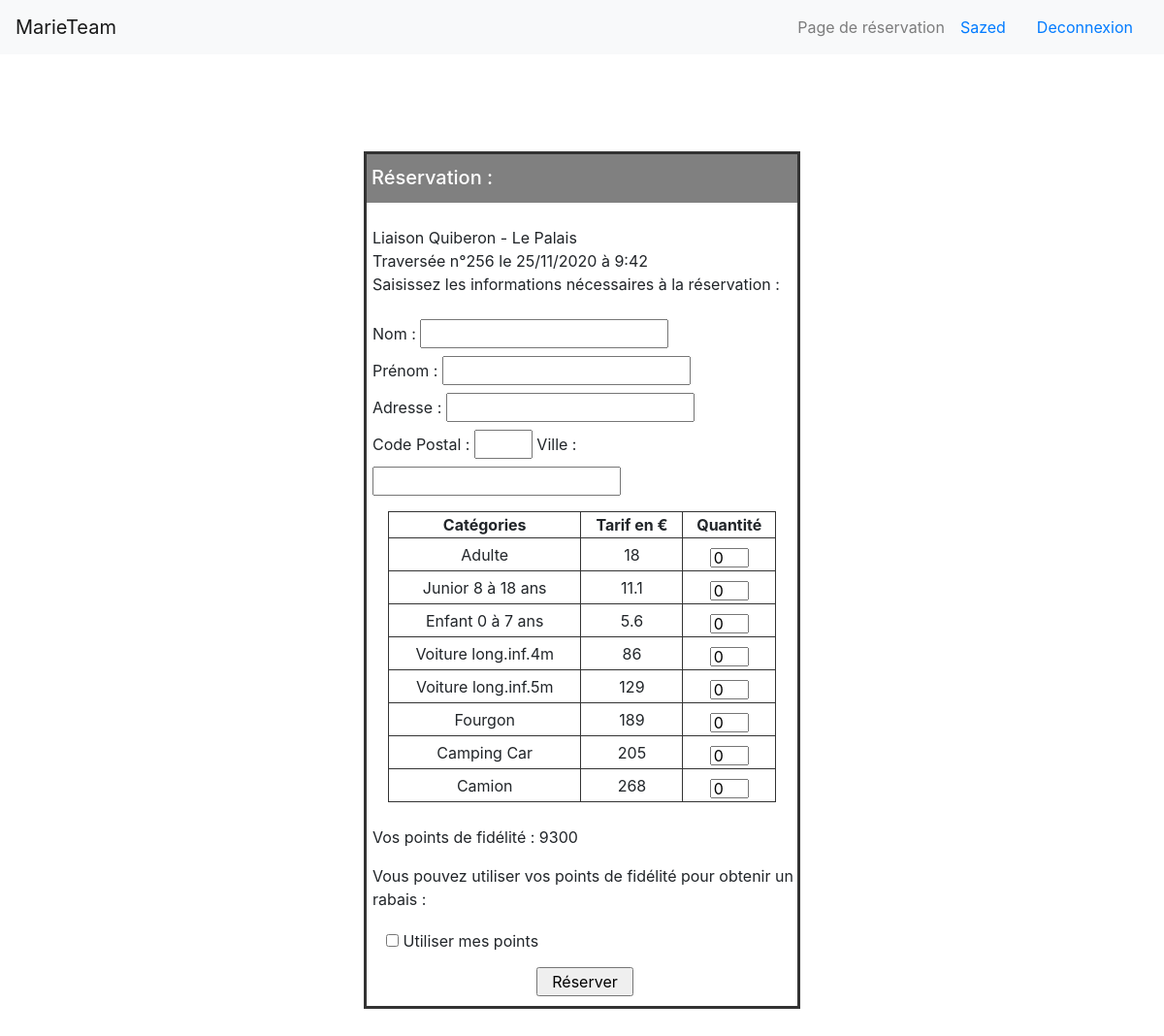
The app's page /Reservation.php?reservation=256 (signed in) with its own data.
### tables this page shows
CREATE TABLE IF NOT EXISTS `port` (
  `idPort` int(11) NOT NULL,
  `nom` varchar(50) NOT NULL,
  PRIMARY KEY (`idPort`)
);

CREATE TABLE IF NOT EXISTS `traversee` (
  `numTrav` int(11) NOT NULL,
  `date` date NOT NULL,
  `heure` varchar(50) NOT NULL,
  `idBateau` int(11) NOT NULL,
  `code` int(11) NOT NULL,
  PRIMARY KEY (`numTrav`),
  KEY `TRAVERSEE_BATEAU_FK` (`idBateau`),
  KEY `TRAVERSEE_LIAISON0_FK` (`code`)
);

CREATE TABLE IF NOT EXISTS `tarifer` (
  `dateDeb` date NOT NULL,
  `code` int(11) NOT NULL,
  `tarif` double NOT NULL,
  `numType` int(11) NOT NULL,
  PRIMARY KEY (`dateDeb`,`code`,`numType`),
  KEY `TARIFER_LIAISON0_FK` (`code`),
  KEY `numType` (`numType`)
);

CREATE TABLE IF NOT EXISTS `utilisateur` (
  `code_uti` int(11) NOT NULL AUTO_INCREMENT,
  `nom_uti` varchar(50) NOT NULL,
  `mdp_uti` varchar(50) NOT NULL,
  `pt_fid` int(11) NOT NULL,
  PRIMARY KEY (`code_uti`)
);

### Reservation.php (the view, shortened to what this page needs)
<!doctype html>
<html>
	<head>
		<link rel="stylesheet" href="bootstrap.css">
		<link rel="stylesheet" href="reservation.css">
	</head>
		<?php
			try{
				$bdd = new PDO('mysql:host=localhost;dbname=marieteam;charset=utf8','root','');
			}
			catch(Exception $e){
				die('Erreur : ' .$e->getMessage());
			}
		?>
	<body>
		<?php if(isset($_SESSION['username'])){ ?>
		<nav class="navbar navbar-expand-lg navbar-light bg-light">
			<a class="navbar-brand" href="index.php">MarieTeam</a>
			<div class="collapse navbar-collapse" id="navbarSupportedContent">
				<span class="navbar-text">
				Page de réservation
				</span>
			<?php if(!isset($_SESSION['username'])){?>
				<form class="form-inline my-2 my-lg-0">
				<a class="nav-link" href="Connexion.php">Connexion/Inscription<span class="sr-only">(current)</span></a>
				</form>
			<?php }
			else if(isset($_SESSION['username'])){?>
				<form class="form-inline my-2 my-lg-0">
				<a class="nav-link" href="profile.php"><?php echo $_SESSION['username']; ?></a>
				<a class="nav-link" href="Deconnexion.php">Deconnexion<span class="sr-only">(current)</span></a>
			</form>
			<?php } ?>
			</div>
		</nav>
		<div class="reservation">
			<div class="titre">
				<h5>Réservation :<h5>
			</div>
			<div class="donnees">
				<?php
					if(isset($_GET['reservation'])){
						$sql = 'SELECT DATE_FORMAT(T.date, \'%d/%m/%Y\') as dateT, T.heure, L.idPort, L.idPort_ARRIVEE, T.date FROM traversee as T, liaison as L WHERE numTrav = ? AND T.code = L.code';
						$stm = $bdd->prepare($sql);
						$stm->execute(array($_GET['reservation']));
						$result = $stm->fetchAll();
						$dateT = $result[0]['dateT'];
						$heure = $result[0]['heure'];
						$portDep = $result[0]['idPort'];
						$portArr = $result[0]['idPort_ARRIVEE'];
						$date = $result[0]['date'];
						$sql = 'SELECT nom FROM port WHERE idPort = ?';
						$stm = $bdd->prepare($sql);
						$stm->execute(array($portDep));
						$result = $stm->fetchAll();
						$nomPortDep = $result[0]['nom'];
						$sql = 'SELECT nom FROM port WHERE idPort = ?';
						$stm = $bdd->prepare($sql);
						$stm->execute(array($portArr));
						$result = $stm->fetchAll();
						$nomPortArr = $result[0]['nom']; ?>
						<br>
						<p>Liaison <?php echo htmlspecialchars($nomPortDep).' - '.htmlspecialchars($nomPortArr); ?><br>
						Traversée n°<?php echo htmlspecialchars($_GET['reservation']).' le '.htmlspecialchars($dateT).' à '.htmlspecialchars($heure); ?><br>
						Saisissez les informations nécessaires à la réservation :
						</p>
						<form action="billet.php" method="post">
							<p>
								Nom :
								<input type="text" name="nom" required><br>
								Prénom :
								<input type="text" name="prenom" required><br>
								Adresse :
								<input type="text" name="adresse" required><br>
								Code Postal :
								<input type="text" name="cp" class="codepost" required>
								Ville :
								<input type="text" name="ville" required>
							</p>
							<table class="reserver">
								<thead>
									<tr>
										<th>Catégories</th>
										<th>Tarif en €</th>
										<th>Quantité</th>
									</tr>
								</thead>
								<?php
									$sql = 'SELECT dateDeb FROM periode WHERE dateDeb <= ? AND dateFin >= ?';
									$stm = $bdd->prepare($sql);
									$stm->execute(array($date,$date));
									$result = $stm->fetchAll();
									$dateDeb = $result[0]['dateDeb'];
									$sql = 'SELECT * FROM tarifer WHERE dateDeb = ?';
									$stm = $bdd->prepare($sql);
									$stm->execute(array($dateDeb));
									$result = $stm->fetchAll();
								?>
								<tbody>
									<tr>
										<td>Adulte</td>
										<td><?php echo htmlspecialchars($result[0]['tarif']); ?></td>
										<td><input type="number" name="nAdulte" class="b-nombre" min="0" max="100" value = "0"></td>
									</tr>
									<tr>
										<td>Junior 8 à 18 ans</td>
										<td><?php echo htmlspecialchars($result[1]['tarif']); ?></td>
										<td><input type="number" name="nJunior" class="b-nombre" min="0" max="100" value = "0"></td>
									</tr>
									<tr>
										<td>Enfant 0 à 7 ans</td>
										<td><?php echo htmlspecialchars($result[2]['tarif']); ?></td>
										<td><input type="number" name="nEnfant" class="b-nombre" min="0" max="100" value = "0"></td>
									</tr>
									<tr>
										<td>Voiture long.inf.4m</td>
										<td><?php echo htmlspecialchars($result[3]['tarif']); ?></td>
										<td><input type="number" name="nVoitInf4" class="b-nombre" min="0" max="100" value = "0"></td>
									</tr>
									<tr>
										<td>Voiture long.inf.5m</td>
										<td><?php echo htmlspecialchars($result[4]['tarif']); ?></td>
										<td><input type="number" name="nVoitInf5" class="b-nombre" min="0" max="100" value = "0"></td>
									</tr>
									<tr>
										<td>Fourgon</td>
										<td><?php echo htmlspecialchars($result[5]['tarif']); ?></td>
										<td><input type="number" name="nFourgon" class="b-nombre" min="0" max="100" value = "0"></td>
									</tr>
									<tr>
										<td>Camping Car</td>
										<td><?php echo htmlspecialchars($result[6]['tarif']); ?></td>
										<td><input type="number" name="nCampingCar" class="b-nombre" min="0" max="100" value = "0"></td>
									</tr>
									<tr>
										<td>Camion</td>
										<td><?php echo htmlspecialchars($result[7]['tarif']); ?></td>
										<td><input type="number" name="nCamion" class="b-nombre" min="0" max="100" value = "0"></td>
									</tr>
								</tbody>
							</table><br>
							<p>Vos points de fidélité : <?php
								$sql = 'SELECT pt_fid FROM utilisateur WHERE nom_uti = ?';
								$stm = $bdd->prepare($sql);
								$stm->execute(array($_SESSION['username']));
								$result = $stm->fetchAll();
								$points_fid = $result[0]['pt_fid'];
								echo $points_fid;
							?></p>
							<?php if($points_fid >= 100){ ?>
									<p>Vous pouvez utiliser vos points de fidélité pour obtenir un rabais :</p>
									<input type="checkbox" name="fidelite" class="rad"> Utiliser mes points</label><br>
								<?php }
							?>
							<input type="submit" value="Réserver" class="b-reserver">
						</form>
				<?php	}
				?>
			</div>
		</div>
		<?php
		}else{
			header('Location: Connexion.php');
		}
		?>
	</body>
</html>

### reservation.css (style rules this page uses)
.reservation { margin-top:100px; width: 450px; border: 3px solid #333; margin-right:auto; margin-left:auto; margin-bottom: 80px; }
.titre { height:50px; margin:auto; background-color: grey; }
.titre > h5 { padding-top:12px; padding-left:5px; color: white; }
.donnees > p, .donnees > form > p { margin-left:6px; }
input { margin-top : 8px; }
.codepost { width:60px; }
td,th { border: 1px solid #333; text-align: center; vertical-align: middle; }
.reserver { width: 400px; height: 300px; margin:auto; }
.b-reserver { width:100px; margin-left:175px; margin-top:15px; margin-bottom: 10px; }
.b-nombre { width:40px; height:20px; }
.rad { margin-left: 20px; }

### records on screen
port: nom "Quiberon"
port: nom "Le Palais"
traversee: heure "9:42"
tarifer: tarif "18"
tarifer: tarif "11.1"
tarifer: tarif "5.6"
tarifer: tarif "86"
tarifer: tarif "129"
tarifer: tarif "189"
tarifer: tarif "205"
tarifer: tarif "268"
utilisateur: pt_fid "9300"

### other values on screen
$_SESSION['username'] "Sazed"
$_GET['reservation'] "256"
$dateT "25/11/2020"
